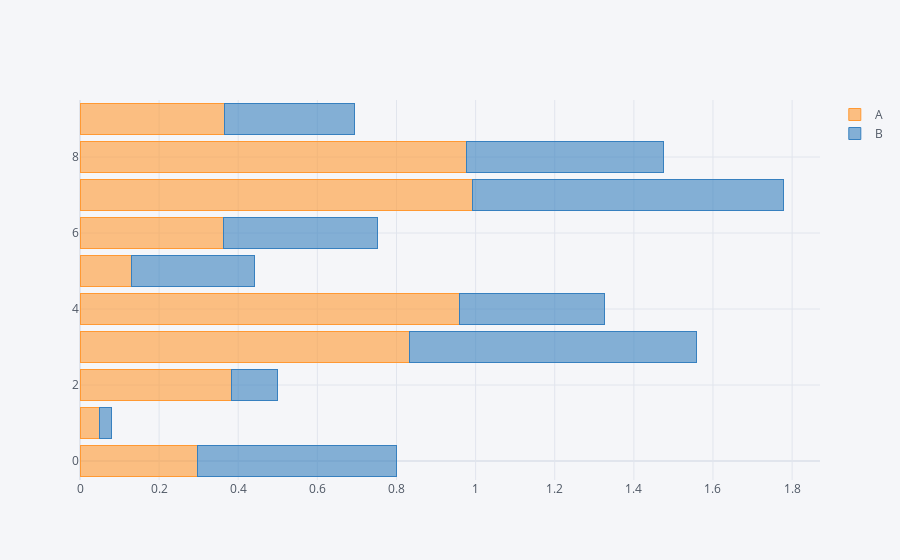

Here is the notebook cell this chart was saved with:
### Code cell
df.iplot(kind='bar', barmode='stack', orientation='h')

### Figure 1 — Plotly figure (JSON) as saved in the notebook; plotly's stock layout.template omitted (floating-point values rounded to 4 significant figures)
{"data": [{"marker": {"color": "rgba(255, 153, 51, 0.6)", "line": {"color": "rgba(255, 153, 51, 1.0)", "width": 1}}, "name": "A", "orientation": "h", "text": "", "type": "bar", "x": [0.2962, 0.04963, 0.3825, 0.8325, 0.959, 0.1291, 0.3634, 0.9917, 0.9768, 0.3654], "y": [0, 1, 2, 3, 4, 5, 6, 7, 8, 9]}, {"marker": {"color": "rgba(55, 128, 191, 0.6)", "line": {"color": "rgba(55, 128, 191, 1.0)", "width": 1}}, "name": "B", "orientation": "h", "text": "", "type": "bar", "x": [0.5036, 0.03006, 0.1169, 0.7257, 0.3658, 0.312, 0.3889, 0.7853, 0.4969, 0.3275], "y": [0, 1, 2, 3, 4, 5, 6, 7, 8, 9]}], "layout": {"barmode": "stack", "legend": {"bgcolor": "#F5F6F9", "font": {"color": "#4D5663"}, "traceorder": "normal"}, "paper_bgcolor": "#F5F6F9", "plot_bgcolor": "#F5F6F9", "title": {"font": {"color": "#4D5663"}}, "xaxis": {"gridcolor": "#E1E5ED", "showgrid": true, "tickfont": {"color": "#4D5663"}, "title": {"font": {"color": "#4D5663"}, "text": ""}, "zerolinecolor": "#E1E5ED"}, "yaxis": {"gridcolor": "#E1E5ED", "showgrid": true, "tickfont": {"color": "#4D5663"}, "title": {"font": {"color": "#4D5663"}, "text": ""}, "zerolinecolor": "#E1E5ED"}}}
